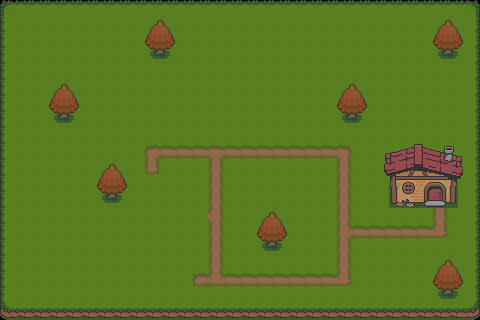

This game map was drawn from its Tiled (.tmx) file and the tilesets committed beside it. A one-line description and the full map source follow:
An orthogonal 30x20 tile map with 16x16 px tiles, 5 tile layers (collision, grass, trees, house, ...).

<map version="1.10" tiledversion="1.11.2" orientation="orthogonal" renderorder="right-down" width="30" height="20" tilewidth="16" tileheight="16" infinite="0" nextlayerid="6" nextobjectid="1">
 <editorsettings>
  <export target="overworld2.json" format="json" />
 </editorsettings>
 <tileset firstgid="1" name="Overworld_Tileset" tilewidth="16" tileheight="16" tilecount="234" columns="18">
  <image source="../src/assets/Overworld_Tileset.png" width="288" height="208" />
 </tileset>
 <layer id="5" name="collision" width="30" height="20" opacity="0.47">
  <data encoding="csv">
0,0,0,0,0,0,0,0,0,0,0,0,0,0,0,0,0,0,0,0,0,0,0,0,0,0,0,0,0,0,
0,0,0,0,0,0,0,0,0,55,55,0,0,0,0,0,0,0,0,0,0,0,0,0,0,0,0,55,55,0,
0,0,0,0,0,0,0,0,0,55,55,0,0,0,0,0,0,0,0,0,0,0,0,0,0,0,0,55,55,0,
0,0,0,0,0,0,0,0,0,55,55,0,0,0,0,0,0,0,0,0,0,0,0,0,0,0,0,55,55,0,
0,0,0,0,0,0,0,0,0,0,0,0,0,0,0,0,0,0,0,0,0,0,0,0,0,0,0,0,0,0,
0,0,0,55,55,0,0,0,0,0,0,0,0,0,0,0,0,0,0,0,0,55,55,0,0,0,0,0,0,0,
0,0,0,55,55,0,0,0,0,0,0,0,0,0,0,0,0,0,0,0,0,55,55,0,0,0,0,0,0,0,
0,0,0,55,55,0,0,0,0,0,0,0,0,0,0,0,0,0,0,0,0,55,55,0,0,0,0,0,0,0,
0,0,0,0,0,0,0,0,0,0,0,0,0,0,0,0,0,0,0,0,0,0,0,0,0,0,0,0,0,0,
0,0,0,0,0,0,0,0,0,0,0,0,0,0,0,0,0,0,0,0,0,0,0,0,0,0,0,0,0,0,
0,0,0,0,0,0,55,55,0,0,0,0,0,0,0,0,0,0,0,0,0,0,0,0,0,0,0,0,0,0,
0,0,0,0,0,0,55,55,0,0,0,0,0,0,0,0,0,0,0,0,0,0,0,0,0,0,0,0,0,0,
0,0,0,0,0,0,55,55,0,0,0,0,0,0,0,0,0,0,0,0,0,0,0,0,0,0,0,0,0,0,
0,0,0,0,0,0,0,0,0,0,0,0,0,0,0,0,55,55,0,0,0,0,0,0,0,0,0,0,0,0,
0,0,0,0,0,0,0,0,0,0,0,0,0,0,0,0,55,55,0,0,0,0,0,0,0,0,0,0,0,0,
0,0,0,0,0,0,0,0,0,0,0,0,0,0,0,0,55,55,0,0,0,0,0,0,0,0,0,0,0,0,
0,0,0,0,0,0,0,0,0,0,0,0,0,0,0,0,0,0,0,0,0,0,0,0,0,0,0,55,55,0,
0,0,0,0,0,0,0,0,0,0,0,0,0,0,0,0,0,0,0,0,0,0,0,0,0,0,0,55,55,0,
0,0,0,0,0,0,0,0,0,0,0,0,0,0,0,0,0,0,0,0,0,0,0,0,0,0,0,55,55,0,
0,0,0,0,0,0,0,0,0,0,0,0,0,0,0,0,0,0,0,0,0,0,0,0,0,0,0,0,0,0
</data>
 </layer>
 <layer id="1" name="grass" width="30" height="20">
  <data encoding="csv">
1,2,2,2,2,2,2,2,2,2,2,2,2,2,2,2,2,2,2,2,2,2,2,2,2,2,2,2,2,4,
19,25,25,25,25,25,25,25,25,25,25,25,25,25,25,25,25,25,25,25,25,25,25,25,25,25,25,25,25,22,
19,25,25,25,25,25,25,25,25,25,25,25,25,25,25,25,25,25,25,25,25,25,25,25,25,25,25,25,25,22,
19,25,25,25,25,25,25,25,25,25,25,25,25,25,25,25,25,25,25,25,25,25,25,25,25,25,25,25,25,22,
19,25,25,25,25,25,25,25,25,25,25,25,25,25,25,25,25,25,25,25,25,25,25,25,25,25,25,25,25,22,
19,25,25,25,25,25,25,25,25,25,25,25,25,25,25,25,25,25,25,25,25,25,25,25,25,25,25,25,25,22,
19,25,25,25,25,25,25,25,25,25,25,25,25,25,25,25,25,25,25,25,25,25,25,25,25,25,25,25,25,22,
19,25,25,25,25,25,25,25,25,25,25,25,25,25,25,25,25,25,25,25,25,25,25,25,25,25,25,25,25,22,
19,25,25,25,25,25,25,25,25,25,25,25,25,25,25,25,25,25,25,25,25,25,25,25,25,25,25,25,25,22,
19,25,25,25,25,25,25,25,25,25,25,25,25,25,25,25,25,25,25,25,25,25,25,25,25,25,25,25,25,22,
19,25,25,25,25,25,25,25,25,25,25,25,25,25,25,25,25,25,25,25,25,25,25,25,25,25,25,25,25,22,
19,25,25,25,25,25,25,25,25,25,25,25,25,25,25,25,25,25,25,25,25,25,25,25,25,25,25,25,25,22,
19,25,25,25,25,25,25,25,25,25,25,25,25,25,25,25,25,25,25,25,25,25,25,25,25,25,25,25,25,22,
19,25,25,25,25,25,25,25,25,25,25,25,25,25,25,25,25,25,25,25,25,25,25,25,25,25,25,25,25,22,
19,25,25,25,25,25,25,25,25,25,25,25,25,25,25,25,25,25,25,25,25,25,25,25,25,25,25,25,25,22,
19,25,25,25,25,25,25,25,25,25,25,25,25,25,25,25,25,25,25,25,25,25,25,25,25,25,25,25,25,22,
19,25,25,25,25,25,25,25,25,25,25,25,25,25,25,25,25,25,25,25,25,25,25,25,25,25,25,25,25,22,
19,25,25,25,25,25,25,25,25,25,25,25,25,25,25,25,25,25,25,25,25,25,25,25,25,25,25,25,25,22,
19,25,25,25,25,25,25,25,25,25,25,25,25,25,25,25,25,25,25,25,25,25,25,25,25,25,25,25,25,22,
37,38,38,38,38,38,38,38,38,38,38,38,38,38,38,38,38,38,38,38,38,38,38,38,38,38,38,38,38,40
</data>
 </layer>
 <layer id="2" name="trees" width="30" height="20">
  <data encoding="csv">
0,0,0,0,0,0,0,0,0,0,0,0,0,0,0,0,0,0,0,0,0,0,0,0,0,0,0,0,0,0,
0,0,0,0,0,0,0,0,0,168,169,0,0,0,0,0,0,0,0,0,0,0,0,0,0,0,0,168,169,0,
0,0,0,0,0,0,0,0,0,186,187,0,0,0,0,0,0,0,0,0,0,0,0,0,0,0,0,186,187,0,
0,0,0,0,0,0,0,0,0,204,205,0,0,0,0,0,0,0,0,0,0,0,0,0,0,0,0,204,205,0,
0,0,0,0,0,0,0,0,0,0,0,0,0,0,0,0,0,0,0,0,0,0,0,0,0,0,0,0,0,0,
0,0,0,168,169,0,0,0,0,0,0,0,0,0,0,0,0,0,0,0,0,168,169,0,0,0,0,0,0,0,
0,0,0,186,187,0,0,0,0,0,0,0,0,0,0,0,0,0,0,0,0,186,187,0,0,0,0,0,0,0,
0,0,0,204,205,0,0,0,0,0,0,0,0,0,0,0,0,0,0,0,0,204,205,0,0,0,0,0,0,0,
0,0,0,0,0,0,0,0,0,0,0,0,0,0,0,0,0,0,0,0,0,0,0,0,0,0,0,0,0,0,
0,0,0,0,0,0,0,0,0,0,0,0,0,0,0,0,0,0,0,0,0,0,0,0,0,0,0,0,0,0,
0,0,0,0,0,0,168,169,0,0,0,0,0,0,0,0,0,0,0,0,0,0,0,0,0,0,0,0,0,0,
0,0,0,0,0,0,186,187,0,0,0,0,0,0,0,0,0,0,0,0,0,0,0,0,0,0,0,0,0,0,
0,0,0,0,0,0,204,205,0,0,0,0,0,0,0,0,0,0,0,0,0,0,0,0,0,0,0,0,0,0,
0,0,0,0,0,0,0,0,0,0,0,0,0,0,0,0,168,169,0,0,0,0,0,0,0,0,0,0,0,0,
0,0,0,0,0,0,0,0,0,0,0,0,0,0,0,0,186,187,0,0,0,0,0,0,0,0,0,0,0,0,
0,0,0,0,0,0,0,0,0,0,0,0,0,0,0,0,204,205,0,0,0,0,0,0,0,0,0,0,0,0,
0,0,0,0,0,0,0,0,0,0,0,0,0,0,0,0,0,0,0,0,0,0,0,0,0,0,0,168,169,0,
0,0,0,0,0,0,0,0,0,0,0,0,0,0,0,0,0,0,0,0,0,0,0,0,0,0,0,186,187,0,
0,0,0,0,0,0,0,0,0,0,0,0,0,0,0,0,0,0,0,0,0,0,0,0,0,0,0,204,205,0,
0,0,0,0,0,0,0,0,0,0,0,0,0,0,0,0,0,0,0,0,0,0,0,0,0,0,0,0,0,0
</data>
 </layer>
 <layer id="3" name="house" width="30" height="20">
  <data encoding="csv">
0,0,0,0,0,0,0,0,0,0,0,0,0,0,0,0,0,0,0,0,0,0,0,0,0,0,0,0,0,0,
0,0,0,0,0,0,0,0,0,0,0,0,0,0,0,0,0,0,0,0,0,0,0,0,0,0,0,0,0,0,
0,0,0,0,0,0,0,0,0,0,0,0,0,0,0,0,0,0,0,0,0,0,0,0,0,0,0,0,0,0,
0,0,0,0,0,0,0,0,0,0,0,0,0,0,0,0,0,0,0,0,0,0,0,0,0,0,0,0,0,0,
0,0,0,0,0,0,0,0,0,0,0,0,0,0,0,0,0,0,0,0,0,0,0,0,0,0,0,0,0,0,
0,0,0,0,0,0,0,0,0,0,0,0,0,0,0,0,0,0,0,0,0,0,0,0,0,0,0,0,0,0,
0,0,0,0,0,0,0,0,0,0,0,0,0,0,0,0,0,0,0,0,0,0,0,0,0,0,0,0,0,0,
0,0,0,0,0,0,0,0,0,0,0,0,0,0,0,0,0,0,0,0,0,0,0,0,0,0,0,0,0,0,
0,0,0,0,0,0,0,0,0,0,0,0,0,0,0,0,0,0,0,0,0,0,0,0,0,0,0,0,0,0,
0,0,0,0,0,0,0,0,0,0,0,0,0,0,0,0,0,0,0,0,0,0,0,0,100,101,102,103,104,0,
0,0,0,0,0,0,0,0,0,0,0,0,0,0,0,0,0,0,0,0,0,0,0,0,118,119,120,121,122,0,
0,0,0,0,0,0,0,0,0,0,0,0,0,0,0,0,0,0,0,0,0,0,0,0,136,137,138,139,140,0,
0,0,0,0,0,0,0,0,0,0,0,0,0,0,0,0,0,0,0,0,0,0,0,0,154,155,156,157,158,0,
0,0,0,0,0,0,0,0,0,0,0,0,0,0,0,0,0,0,0,0,0,0,0,0,0,0,0,0,0,0,
0,0,0,0,0,0,0,0,0,0,0,0,0,0,0,0,0,0,0,0,0,0,0,0,0,0,0,0,0,0,
0,0,0,0,0,0,0,0,0,0,0,0,0,0,0,0,0,0,0,0,0,0,0,0,0,0,0,0,0,0,
0,0,0,0,0,0,0,0,0,0,0,0,0,0,0,0,0,0,0,0,0,0,0,0,0,0,0,0,0,0,
0,0,0,0,0,0,0,0,0,0,0,0,0,0,0,0,0,0,0,0,0,0,0,0,0,0,0,0,0,0,
0,0,0,0,0,0,0,0,0,0,0,0,0,0,0,0,0,0,0,0,0,0,0,0,0,0,0,0,0,0,
0,0,0,0,0,0,0,0,0,0,0,0,0,0,0,0,0,0,0,0,0,0,0,0,0,0,0,0,0,0
</data>
 </layer>
 <layer id="4" name="paths" width="30" height="20">
  <data encoding="csv">
0,0,0,0,0,0,0,0,0,0,0,0,0,0,0,0,0,0,0,0,0,0,0,0,0,0,0,0,0,0,
0,0,0,0,0,0,0,0,0,0,0,0,0,0,0,0,0,0,0,0,0,0,0,0,0,0,0,0,0,0,
0,0,0,0,0,0,0,0,0,0,0,0,0,0,0,0,0,0,0,0,0,0,0,0,0,0,0,0,0,0,
0,0,0,0,0,0,0,0,0,0,0,0,0,0,0,0,0,0,0,0,0,0,0,0,0,0,0,0,0,0,
0,0,0,0,0,0,0,0,0,0,0,0,0,0,0,0,0,0,0,0,0,0,0,0,0,0,0,0,0,0,
0,0,0,0,0,0,0,0,0,0,0,0,0,0,0,0,0,0,0,0,0,0,0,0,0,0,0,0,0,0,
0,0,0,0,0,0,0,0,0,0,0,0,0,0,0,0,0,0,0,0,0,0,0,0,0,0,0,0,0,0,
0,0,0,0,0,0,0,0,0,0,0,0,0,0,0,0,0,0,0,0,0,0,0,0,0,0,0,0,0,0,
0,0,0,0,0,0,0,0,0,0,0,0,0,0,0,0,0,0,0,0,0,0,0,0,0,0,0,0,0,0,
0,0,0,0,0,0,0,0,0,10,48,48,48,64,48,48,48,48,48,48,48,9,0,0,0,0,0,0,0,0,
0,0,0,0,0,0,0,0,0,29,0,0,0,47,0,0,0,0,0,0,0,47,0,0,0,0,0,0,0,0,
0,0,0,0,0,0,0,0,0,0,0,0,0,47,0,0,0,0,0,0,0,47,0,0,0,0,0,0,0,0,
0,0,0,0,0,0,0,0,0,0,0,0,0,47,0,0,0,0,0,0,0,47,0,0,0,0,0,0,0,0,
0,0,0,0,0,0,0,0,0,0,0,0,0,46,0,0,0,0,0,0,0,47,0,0,0,0,0,47,0,0,
0,0,0,0,0,0,0,0,0,0,0,0,0,47,0,0,0,0,0,0,0,45,48,48,48,48,48,28,0,0,
0,0,0,0,0,0,0,0,0,0,0,0,0,47,0,0,0,0,0,0,0,47,0,0,0,0,0,0,0,0,
0,0,0,0,0,0,0,0,0,0,0,0,0,47,0,0,0,0,0,0,0,47,0,0,0,0,0,0,0,0,
0,0,0,0,0,0,0,0,0,0,0,0,30,63,48,48,48,48,48,48,48,28,0,0,0,0,0,0,0,0,
0,0,0,0,0,0,0,0,0,0,0,0,0,0,0,0,0,0,0,0,0,0,0,0,0,0,0,0,0,0,
0,0,0,0,0,0,0,0,0,0,0,0,0,0,0,0,0,0,0,0,0,0,0,0,0,0,0,0,0,0
</data>
 </layer>
</map>
